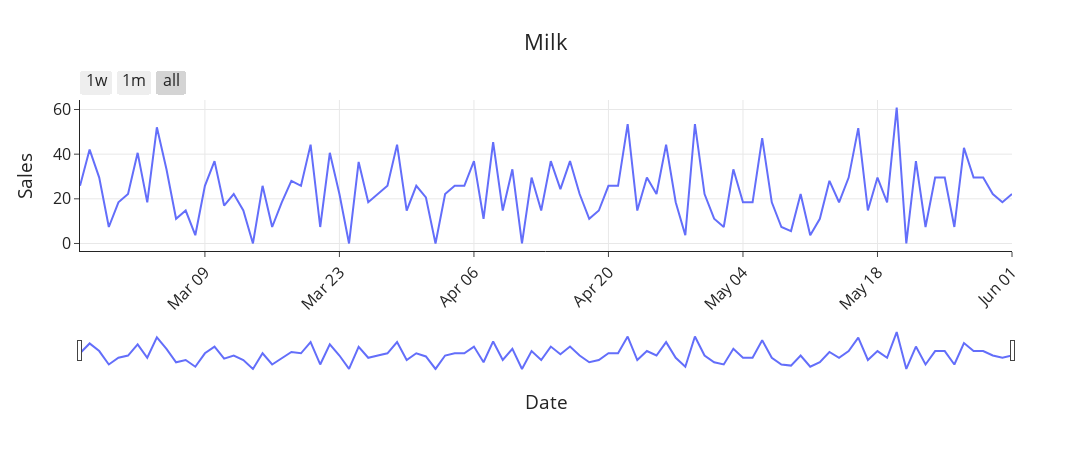

Notebook cell for this chart:
### Code cell
plot(title='Milk Sales', data=ds, x='sale_date', y='sales', x_label='Date', y_label='Sales')

### Figure 1 — Plotly figure (JSON) as saved in the notebook; plotly's stock layout.template omitted (floating-point values rounded to 4 significant figures)
{"data": [{"customdata": [["Monday"], ["Tuesday"], ["Wednesday"], ["Thursday"], ["Friday"], ["Saturday"], ["Sunday"], ["Monday"], ["Tuesday"], ["Wednesday"], ["Thursday"], ["Friday"], ["Saturday"], ["Sunday"], ["Monday"], ["Tuesday"], ["Wednesday"], ["Thursday"], ["Friday"], ["Saturday"], ["Sunday"], ["Monday"], ["Tuesday"], ["Wednesday"], ["Thursday"], ["Friday"], ["Saturday"], ["Sunday"], ["Monday"], ["Tuesday"], ["Wednesday"], ["Thursday"], ["Friday"], ["Saturday"], ["Sunday"], ["Monday"], ["Tuesday"], ["Wednesday"], ["Thursday"], ["Friday"], ["Saturday"], ["Sunday"], ["Monday"], ["Tuesday"], ["Wednesday"], ["Thursday"], ["Friday"], ["Saturday"], ["Sunday"], ["Monday"], ["Tuesday"], ["Wednesday"], ["Thursday"], ["Friday"], ["Saturday"], ["Sunday"], ["Monday"], ["Tuesday"], ["Wednesday"], ["Thursday"], ["Friday"], ["Saturday"], ["Sunday"], ["Monday"], ["Tuesday"], ["Wednesday"], ["Thursday"], ["Friday"], ["Saturday"], ["Sunday"], ["Monday"], ["Tuesday"], ["Wednesday"], ["Thursday"], ["Friday"], ["Saturday"], ["Sunday"], ["Monday"], ["Tuesday"], ["Wednesday"], ["Thursday"], ["Friday"], ["Saturday"], ["Sunday"], ["Monday"], ["Tuesday"], ["Wednesday"], ["Thursday"], ["Friday"], ["Saturday"], ["Sunday"], ["Monday"], ["Tuesday"], ["Wednesday"], ["Thursday"], ["Friday"], ["Saturday"], ["Sunday"]], "hovertemplate": "Date=%{x}<br>Sales=%{y}<br>DOW=%{customdata[0]}<extra></extra>", "legendgroup": "", "line": {"color": "#636efa", "dash": "solid"}, "marker": {"symbol": "circle"}, "mode": "lines", "name": "", "orientation": "v", "showlegend": false, "type": "scatter", "x": ["2025-02-24T00:00:00", "2025-02-25T00:00:00", "2025-02-26T00:00:00", "2025-02-27T00:00:00", "2025-02-28T00:00:00", "2025-03-01T00:00:00", "2025-03-02T00:00:00", "2025-03-03T00:00:00", "2025-03-04T00:00:00", "2025-03-05T00:00:00", "2025-03-06T00:00:00", "2025-03-07T00:00:00", "2025-03-08T00:00:00", "2025-03-09T00:00:00", "2025-03-10T00:00:00", "2025-03-11T00:00:00", "2025-03-12T00:00:00", "2025-03-13T00:00:00", "2025-03-14T00:00:00", "2025-03-15T00:00:00", "2025-03-16T00:00:00", "2025-03-17T00:00:00", "2025-03-18T00:00:00", "2025-03-19T00:00:00", "2025-03-20T00:00:00", "2025-03-21T00:00:00", "2025-03-22T00:00:00", "2025-03-23T00:00:00", "2025-03-24T00:00:00", "2025-03-25T00:00:00", "2025-03-26T00:00:00", "2025-03-27T00:00:00", "2025-03-28T00:00:00", "2025-03-29T00:00:00", "2025-03-30T00:00:00", "2025-03-31T00:00:00", "2025-04-01T00:00:00", "2025-04-02T00:00:00", "2025-04-03T00:00:00", "2025-04-04T00:00:00", "2025-04-05T00:00:00", "2025-04-06T00:00:00", "2025-04-07T00:00:00", "2025-04-08T00:00:00", "2025-04-09T00:00:00", "2025-04-10T00:00:00", "2025-04-11T00:00:00", "2025-04-12T00:00:00", "2025-04-13T00:00:00", "2025-04-14T00:00:00", "2025-04-15T00:00:00", "2025-04-16T00:00:00", "2025-04-17T00:00:00", "2025-04-18T00:00:00", "2025-04-19T00:00:00", "2025-04-20T00:00:00", "2025-04-21T00:00:00", "2025-04-22T00:00:00", "2025-04-23T00:00:00", "2025-04-24T00:00:00", "2025-04-25T00:00:00", "2025-04-26T00:00:00", "2025-04-27T00:00:00", "2025-04-28T00:00:00", "2025-04-29T00:00:00", "2025-04-30T00:00:00", "2025-05-01T00:00:00", "2025-05-02T00:00:00", "2025-05-03T00:00:00", "2025-05-04T00:00:00", "2025-05-05T00:00:00", "2025-05-06T00:00:00", "2025-05-07T00:00:00", "2025-05-08T00:00:00", "2025-05-09T00:00:00", "2025-05-10T00:00:00", "2025-05-11T00:00:00", "2025-05-12T00:00:00", "2025-05-13T00:00:00", "2025-05-14T00:00:00", "2025-05-15T00:00:00", "2025-05-16T00:00:00", "2025-05-17T00:00:00", "2025-05-18T00:00:00", "2025-05-19T00:00:00", "2025-05-20T00:00:00", "2025-05-21T00:00:00", "2025-05-22T00:00:00", "2025-05-23T00:00:00", "2025-05-24T00:00:00", "2025-05-25T00:00:00", "2025-05-26T00:00:00", "2025-05-27T00:00:00", "2025-05-28T00:00:00", "2025-05-29T00:00:00", "2025-05-30T00:00:00", "2025-05-31T00:00:00", "2025-06-01T00:00:00"], "xaxis": "x", "y": [25.83, 42.06, 29.52, 7.38, 18.45, 22.14, 40.59, 18.45, 52.02, 33.21, 11.07, 14.76, 3.69, 25.83, 36.9, 16.97, 22.14, 14.76, 0.01, 25.83, 7.38, 18.45, 28.04, 25.83, 44.28, 7.38, 40.59, 22.14, 0.01, 36.53, 18.45, 22.14, 25.83, 44.28, 14.76, 25.83, 20.66, 0.01, 22.14, 25.83, 25.83, 36.9, 11.07, 45.38, 14.76, 33.21, 0.01, 29.52, 14.76, 36.9, 24.35, 36.9, 22.14, 11.07, 14.76, 25.83, 25.83, 53.5, 14.76, 29.52, 22.14, 44.28, 18.45, 3.69, 53.5, 22.14, 11.08, 7.38, 33.21, 18.45, 18.45, 47.23, 18.45, 7.38, 5.54, 22.14, 3.69, 11.07, 28.04, 18.45, 29.52, 51.66, 14.77, 29.52, 18.45, 60.88, 0.01, 36.9, 7.38, 29.52, 29.52, 7.38, 42.8, 29.52, 29.52, 22.14, 18.45, 22.14], "yaxis": "y"}], "layout": {"font": {"size": 16}, "height": 450, "legend": {"tracegroupgap": 0}, "title": {"text": "Milk", "x": 0.5}, "width": 1400, "xaxis": {"anchor": "y", "domain": [0, 1], "rangeselector": {"buttons": [{"count": 7, "label": "1w", "step": "day", "stepmode": "backward"}, {"count": 1, "label": "1m", "step": "month", "stepmode": "backward"}, {"step": "all"}]}, "rangeslider": {"visible": true}, "showgrid": true, "tickangle": -45, "tickformat": "%b %d", "title": {"text": "Date"}, "type": "date"}, "yaxis": {"anchor": "x", "domain": [0, 1], "showgrid": true, "title": {"text": "Sales"}}}}
